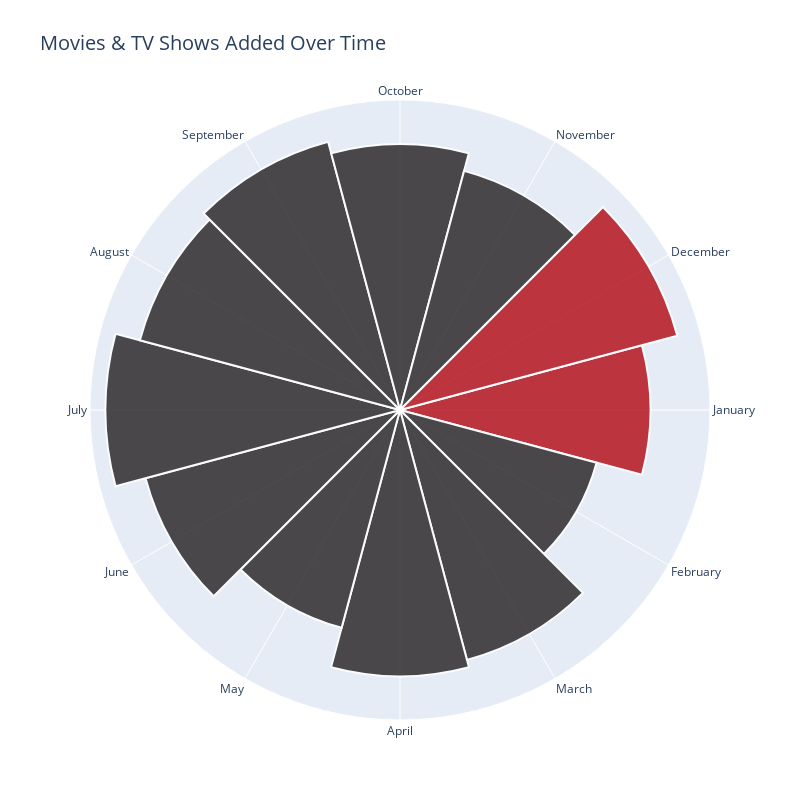

Write notebook code for a chart like this one.
### Markdown cell above
## Key Insights

1. **Friday Dominance**:
   - The highest number of shows are added on Fridays, with a count of approximately 2500. This suggests that Fridays are a popular day for adding new content, possibly to attract viewers for weekend watching.

2. **Mid-Week Trends**:
   - Wednesday and Thursday also see a significant number of shows being added, with counts close to each other. This indicates mid-week is a common period for new content updates, possibly to maintain viewer engagement throughout the week.

3. **Lower Activity on Monday and Sunday**:
   - Mondays and Sundays have the lowest counts for new show additions. This might be due to the start of the work week on Monday and the end of the weekend on Sunday, which are less optimal times for releasing new content.

4. **Tuesday and Saturday**:
   - Tuesdays and Saturdays have moderate counts, suggesting that while these days are not as popular as Fridays, they still see a fair amount of new content being added.

## Summary

- **Highest Activity**: Friday
- **Moderate Activity**: Wednesday, Thursday, Tuesday, Saturday
- **Lowest Activity**: Monday, Sunday

## Potential Reasons

- **Weekend Preparation**: The high count on Fridays could be due to platforms preparing for high weekend viewership.
- **Mid-Week Engagement**: Adding shows on Wednesday and Thursday helps maintain engagement during the middle of the week.
- **Start/End of Week Low**: Lower counts on Monday and Sunday could be related to viewers' weekly schedules, where Monday is typically a busy day and Sunday is a day of rest.

### Code cell
data_sub = df.groupby('type')['month'].value_counts().unstack().fillna(0).loc[['TV Show', 'Movie']].cumsum(axis=0).T

data_sub2 = data_sub
data_sub2['Value'] = data_sub2['Movie'] + data_sub2['TV Show']
data_sub2 = data_sub2.reset_index()

data_sub2['month'] = pd.Categorical(data_sub2['month'], categories=[
    'January', 'February', 'March', 'April', 'May', 'June',
    'July', 'August', 'September', 'October', 'November', 'December'], ordered=True)
df_polar = data_sub2.sort_values(by='month', ascending=True)

color_map = ['#221f1f' for _ in range(12)]
color_map[0] = color_map[11] = '#b20710'  # لون التمييز

 
max_value = df_polar['Value'].max()
slope = (30 - 1) / max_value
heights = slope * df_polar['Value'] + 1

width = 2 * np.pi / len(df_polar.index)
angles = [element * width for element in range(len(df_polar.index))] 
fig = go.Figure()

fig.add_trace(go.Barpolar(
    r=heights,
    theta=[np.degrees(angle) for angle in angles],
    width=[np.degrees(width)] * len(df_polar.index),
    marker=dict(
        color=color_map,
        line=dict(
            color='white',
            width=2
        )
    ),
    opacity=0.8
))

# إضافة النصوص
for angle, height, label in zip(angles, heights, df_polar["month"]):
    rotation = np.degrees(angle)
    alignment = "right" if np.pi / 2 <= angle < 3 * np.pi / 2 else "left"
    if alignment == "right":
        rotation += 180

    fig.add_annotation(
        x=np.degrees(angle),
        y=height + 2,
        text=label,
        showarrow=False,
        font=dict(size=12, family='Arial', color='black'),
        textangle=rotation if alignment == "left" else rotation - 180,
        xanchor=alignment,
        yanchor='middle'
    )

fig.update_layout(
    polar=dict(
        radialaxis=dict(visible=False),
        angularaxis=dict(
            tickvals=[0, 30, 60, 90, 120, 150, 180, 210, 240, 270, 300, 330],
            ticktext=['January', 'February', 'March', 'April', 'May', 'June',
                      'July', 'August', 'September', 'October', 'November', 'December'],
            tickmode='array',
            rotation=0,
            direction='clockwise'
        )
    ),
    showlegend=False,
    title="Movies & TV Shows Added Over Time",
    title_font_size=20,
    width=800,
    height=800
)

fig.show()

### Figure 1 — Plotly figure (JSON) as saved in the notebook; plotly's stock layout.template omitted (floating-point values rounded to 4 significant figures)
{"data": [{"marker": {"color": ["#b20710", "#221f1f", "#221f1f", "#221f1f", "#221f1f", "#221f1f", "#221f1f", "#221f1f", "#221f1f", "#221f1f", "#221f1f", "#b20710"], "line": {"color": "white", "width": 2}}, "opacity": 0.8, "r": [25.51, 20.73, 26.35, 27.14, 22.97, 26.84, 30, 27.43, 28.3, 27.08, 25.22, 29.24], "theta": [0, 30.0, 60.0, 90, 120.0, 150.0, 180, 210, 240.0, 270, 300.0, 330], "type": "barpolar", "width": [30.0, 30.0, 30.0, 30.0, 30.0, 30.0, 30.0, 30.0, 30.0, 30.0, 30.0, 30.0]}], "layout": {"annotations": [{"font": {"color": "black", "family": "Arial", "size": 12}, "showarrow": false, "text": "January", "textangle": 0, "x": 0, "xanchor": "left", "y": 27.51, "yanchor": "middle"}, {"font": {"color": "black", "family": "Arial", "size": 12}, "showarrow": false, "text": "February", "textangle": 30, "x": 30.0, "xanchor": "left", "y": 22.73, "yanchor": "middle"}, {"font": {"color": "black", "family": "Arial", "size": 12}, "showarrow": false, "text": "March", "textangle": 60, "x": 60.0, "xanchor": "left", "y": 28.35, "yanchor": "middle"}, {"font": {"color": "black", "family": "Arial", "size": 12}, "showarrow": false, "text": "April", "textangle": 90, "x": 90, "xanchor": "right", "y": 29.14, "yanchor": "middle"}, {"font": {"color": "black", "family": "Arial", "size": 12}, "showarrow": false, "text": "May", "textangle": 120, "x": 120.0, "xanchor": "right", "y": 24.97, "yanchor": "middle"}, {"font": {"color": "black", "family": "Arial", "size": 12}, "showarrow": false, "text": "June", "textangle": 150, "x": 150.0, "xanchor": "right", "y": 28.84, "yanchor": "middle"}, {"font": {"color": "black", "family": "Arial", "size": 12}, "showarrow": false, "text": "July", "textangle": -180, "x": 180, "xanchor": "right", "y": 32, "yanchor": "middle"}, {"font": {"color": "black", "family": "Arial", "size": 12}, "showarrow": false, "text": "August", "textangle": -150, "x": 210, "xanchor": "right", "y": 29.43, "yanchor": "middle"}, {"font": {"color": "black", "family": "Arial", "size": 12}, "showarrow": false, "text": "September", "textangle": -120, "x": 240.0, "xanchor": "right", "y": 30.3, "yanchor": "middle"}, {"font": {"color": "black", "family": "Arial", "size": 12}, "showarrow": false, "text": "October", "textangle": -90, "x": 270, "xanchor": "left", "y": 29.08, "yanchor": "middle"}, {"font": {"color": "black", "family": "Arial", "size": 12}, "showarrow": false, "text": "November", "textangle": -60.0, "x": 300.0, "xanchor": "left", "y": 27.22, "yanchor": "middle"}, {"font": {"color": "black", "family": "Arial", "size": 12}, "showarrow": false, "text": "December", "textangle": -30, "x": 330, "xanchor": "left", "y": 31.24, "yanchor": "middle"}], "height": 800, "polar": {"angularaxis": {"direction": "clockwise", "rotation": 0, "tickmode": "array", "ticktext": ["January", "February", "March", "April", "May", "June", "July", "August", "September", "October", "November", "December"], "tickvals": [0, 30, 60, 90, 120, 150, 180, 210, 240, 270, 300, 330]}, "radialaxis": {"visible": false}}, "showlegend": false, "title": {"font": {"size": 20}, "text": "Movies & TV Shows Added Over Time"}, "width": 800}}
